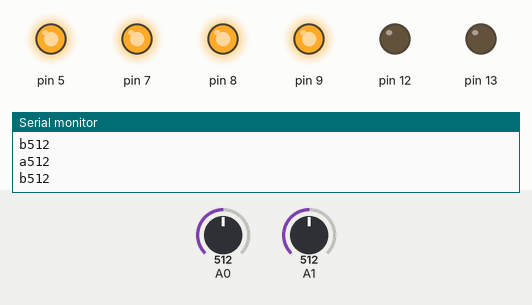
Bench run of a sketch on a simulated Arduino Uno, built with avr-gcc and run on an emulated ATmega328P. Shown: output pins drawn as LEDs (lit = HIGH), the last lines printed to the serial monitor. Inputs (shaded band) come from the test bench; at power-on: A0 = 512, A1 = 512.

Above: at 1.2 s.
1.3 s: A0 set to 539
At 2.5 s:
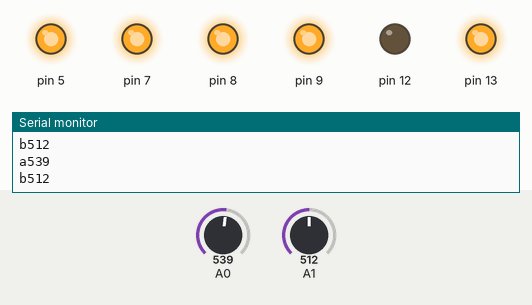
2.8 s: A1 set to 541
At 3.6 s:
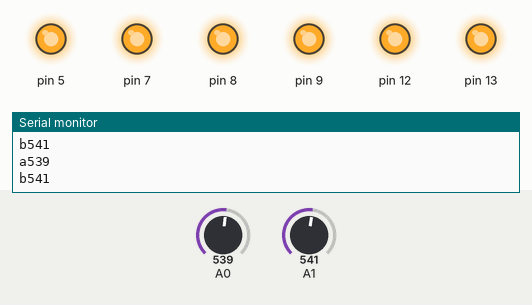
4.3 s: A0 set to 520
At 4.7 s:
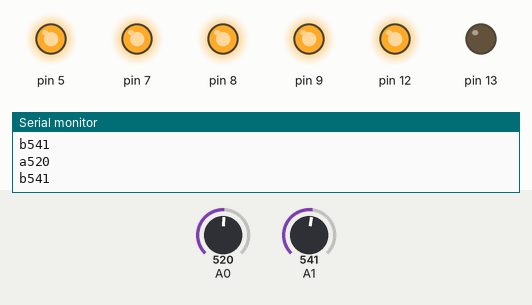
5.8 s: A0 set to 540
At 6.9 s:
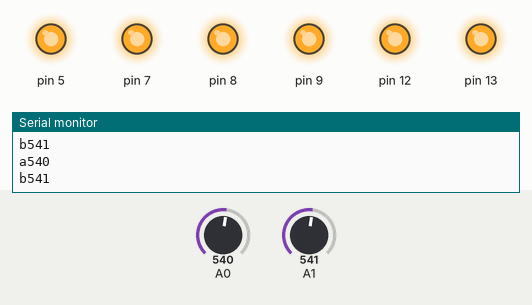
7.3 s: A0 set to 511
At 8.7 s:
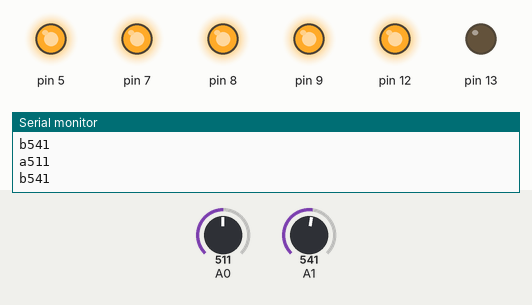
Timing chart, 0 to 9.8 s (numbered marks = the images above; inputs shaded):
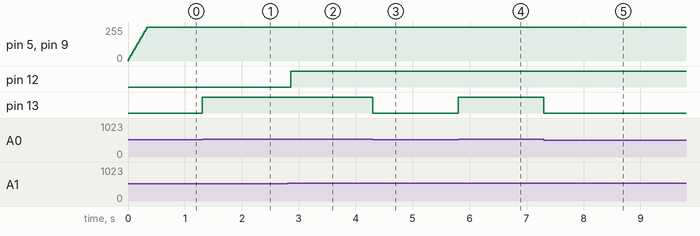

The sketch:

pulse_sensor.ino
```cpp
/*  Pulse Sensor Multi Sensor
     by
     Joel Murphy and Yury Gitman   http://www.pulsesensor.com *   Updated Winter 2017
     World Famous Electronics llc.  Public Domain. 2017
  ----------------------  Notes ----------------------  ----------------------
  This code:
  1) Blinks an LED to two user's Live Heartbeat   PIN 13 and PIN 12
  2) Fades an LED to two user's Live HeartBeat    PIN 5 and PIN 9
  3) Determines BPMs for both users
  4) Prints All of the Above to Arduino Serial Plotter or our Processing Visualizer
  Plug the Pulse Sensor RED wires into UNO pins 7 and 8 for 5V power!
  Plug the Pulse Sensor BLACK wires into the GND pins
  Plug the Pulse Sensor PURPLE wires into Analog 0 and Analog 1 pins
  Read Me:
  https://github.com/WorldFamousElectronics/PulseSensor_Amped_Arduino/blob/master/README.md
  ----------------------       ----------------------  ----------------------
*/

#define PROCESSING_VISUALIZER 1
#define SERIAL_PLOTTER  2

//  Variables
const int numPulseSensors = 2;
const int threshold = 530;
int pulsePin[numPulseSensors];                 // Pulse Sensor purple wire connected to analog pin 0
int blinkPin[numPulseSensors];                // pin to blink led at each beat
int fadePin[numPulseSensors];                  // pin to do fancy classy fading blink at each beat
int fadeRate[numPulseSensors];                 // used to fade LED on with PWM on fadePin


// Volatile Variables, used in the interrupt service routine!
volatile int BPM[numPulseSensors];                   // int that holds raw Analog in 0. updated every 2mS
volatile int Signal[numPulseSensors];                // holds the incoming raw data
volatile int IBI[numPulseSensors];             // int that holds the time interval between beats! Must be seeded!
volatile boolean Pulse[numPulseSensors];     // "True" when User's live heartbeat is detected. "False" when not a "live beat".
volatile boolean QS[numPulseSensors];        // becomes true when Arduoino finds a beat.

// Regards Serial OutPut  -- Set This Up to your needs
static boolean serialVisual = false;   // Set to 'false' by Default.  Re-set to 'true' to see Arduino Serial Monitor ASCII Visual Pulse

volatile int rate[numPulseSensors][10];                    // array to hold last ten IBI values
volatile unsigned long sampleCounter = 0;          // used to determine pulse timing
volatile unsigned long lastBeatTime[numPulseSensors];           // used to find IBI
volatile int P[numPulseSensors];                      // used to find peak in pulse wave, seeded
volatile int T[numPulseSensors];                     // used to find trough in pulse wave, seeded
volatile int thresh[numPulseSensors];                // used to find instant moment of heart beat, seeded
volatile int amp[numPulseSensors];                   // used to hold amplitude of pulse waveform, seeded
volatile boolean firstBeat[numPulseSensors];        // used to seed rate array so we startup with reasonable BPM
volatile boolean secondBeat[numPulseSensors];      // used to seed rate array so we startup with reasonable BPM

// SET THE SERIAL OUTPUT TYPE TO YOUR NEEDS
// PROCESSING_VISUALIZER works with Pulse Sensor Processing Visualizer
//      https://github.com/WorldFamousElectronics/PulseSensor_Amped_Processing_Visualizer
// SERIAL_PLOTTER outputs sensor data for viewing with the Arduino Serial Plotter
//      run the Arduino Serial Plotter at 115200 baud: Tools/Serial Plotter or Command+L
static int outputType = PROCESSING_VISUALIZER;

void setup() {

  setStuph();                       // initialize variables and pins

  Serial.begin(250000);             // we agree to talk fast!

  interruptSetup();                 // sets up to read Pulse Sensor signal every 2mS
}


void loop() {

  serialOutput() ;

  for (int i = 0; i < numPulseSensors; i++) {
    if (QS[i] == true) {
      fadeRate[i] = 0;         // Makes the LED Fade Effect Happen
      // Set 'fadeRate' Variable to 255 to fade LED with pulse
      serialOutputWhenBeatHappens(i);   // A Beat Happened, Output that to serial.
      QS[i] = false;
    }
  }

  ledFadeToBeat();                      // Makes the LED Fade Effect Happen
  delay(20);                            //  take a break
}


// FADE BOTH LEDS
void ledFadeToBeat() {
  for (int j = 0; j < numPulseSensors; j++) {
    fadeRate[j] += 15;
    fadeRate[j] = constrain(fadeRate[j], 0, 255); //  keep RGB LED fade value from going into negative numbers!
    analogWrite(fadePin[j], fadeRate[j]);         //  fade LED
  }

}


// INITIALIZE VARIABLES AND INPUT/OUTPUT PINS
void setStuph() {

  // use power from Arduino pins to power PulseSensors with +5V Power!
  pinMode(8, OUTPUT);
  digitalWrite(8, HIGH);
  pinMode(7, OUTPUT);
  digitalWrite(7, HIGH);

//    Possible Power for 3rd PulseSensor on Pin 7, un-comment
//      pinMode(7,OUTPUT);
//      digitalWrite(7, HIGH);


/*
 * Initialize variables for each pulse sensor so we can find the beats
 */

  for (int i = 0; i < numPulseSensors; i++) {
    lastBeatTime[i] = 0;
    P[i] = T[i] = 512;
    amp[i] = 0;
    thresh[i] = threshold;
    amp[i] = 0;               // used to hold amplitude of pulse waveform, seeded
    firstBeat[i] = true;      // used to seed rate array so we startup with reasonable BPM
    secondBeat[i] = false;
    IBI[i] = 600;             // int that holds the time interval between beats! Must be seeded!
    Pulse[i] = false;         // "True" when User's live heartbeat is detected. "False" when not a "live beat".
    QS[i] = false;
    switch (i) {
      case  0:
        pulsePin[i] = 0;    // pulse pin Analog 0
        blinkPin[i] = 13;   // blink output for pulse 0
        fadePin[i] = 5;     // fade output for pulse 0
        break;
      case  1:
        pulsePin[i] = 1;    // pulse pin Analog 1
        blinkPin[i] = 12;   // blink output for pulse 1
        fadePin[i] = 9;     // fade output for pulse 1
        break;
      // add more if you need to here
      default:
        break;
    }

    pinMode(blinkPin[i], OUTPUT);        // pin that will blink to your heartbeat!
    digitalWrite(blinkPin[i], LOW);
    pinMode(fadePin[i], OUTPUT);         // pin that will fade to your heartbeat!
    analogWrite(fadePin[i], 255);

  }
}


void interruptSetup(){
  // Initializes Timer2 to throw an interrupt every 2mS.
  TCCR2A = 0x02;     // DISABLE PWM ON DIGITAL PINS 3 AND 11, AND GO INTO CTC MODE
  TCCR2B = 0x06;     // DON'T FORCE COMPARE, 256 PRESCALER
  OCR2A = 0X7C;      // SET THE TOP OF THE COUNT TO 124 FOR 500Hz SAMPLE RATE
  TIMSK2 = 0x02;     // ENABLE INTERRUPT ON MATCH BETWEEN TIMER2 AND OCR2A
  sei();             // MAKE SURE GLOBAL INTERRUPTS ARE ENABLED
}


// THIS IS THE TIMER 2 INTERRUPT SERVICE ROUTINE.
// Timer 2 makes sure that we take a reading every 2 miliseconds
ISR(TIMER2_COMPA_vect){                           // triggered when Timer2 counts to 124

  cli();                                          // disable interrupts while we do this

  for(int i=0; i<numPulseSensors; i++){
    Signal[i] = analogRead(pulsePin[i]);          // read the Pulse Sensors
  }
  sampleCounter += 2;  // keep track of the time in mS with this variable

  for(int i=0; i<numPulseSensors; i++){


    int N = sampleCounter - lastBeatTime[i];      // monitor the time since the last beat to avoid noise

    //  find the trough and peak of the pulse wave
    if(Signal[i] < thresh[i] && N > (IBI[i]/5)*3){// avoid dichrotic noise by waiting 3/5 of last IBI
      if (Signal[i] < T[i]){                      // T is the trough
        T[i] = Signal[i];                         // keep track of lowest point in pulse wave
      }
    }

    if(Signal[i] > thresh[i] && Signal[i] > P[i]){// thresh condition helps avoid noise
      P[i] = Signal[i];                           // P is the peak
    }                                             // keep track of highest point in pulse wave

    //  NOW IT'S TIME TO LOOK FOR THE HEART BEAT
    // signal surges up in value every time there is a pulse
    if (N > 250){                                 // avoid high frequency noise
      if ( (Signal[i] > thresh[i]) && (Pulse[i] == false) && (N > (IBI[i]/5)*3) ){
        IBI[i] = sampleCounter - lastBeatTime[i]; // measure time between beats in mS

        Pulse[i] = true;                          // set the Pulse flag when we think there is a pulse
        digitalWrite(blinkPin[i],HIGH);           // turn on pin 13 LED
        lastBeatTime[i] = sampleCounter;          // keep track of time for next pulse

        if(secondBeat[i]){                        // if this is the second beat, if secondBeat == TRUE
          secondBeat[i] = false;                  // clear secondBeat flag
          for(int j=0; j<=9; j++){                // seed the running total to get a realisitic BPM at startup
            rate[i][j] = IBI[i];
          }
        }

        if(firstBeat[i]){                         // if it's the first time we found a beat, if firstBeat == TRUE
          firstBeat[i] = false;                   // clear firstBeat flag
          secondBeat[i] = true;                   // set the second beat flag
          sei();                                  // enable interrupts again
          return;                                 // IBI value is unreliable so discard it
        }


        // keep a running total of the last 10 IBI values
        word runningTotal = 0;                    // clear the runningTotal variable

        for(int j=0; j<=8; j++){                  // shift data in the rate array
          rate[i][j] = rate[i][j+1];              // and drop the oldest IBI value
          runningTotal += rate[i][j];             // add up the 9 oldest IBI values
        }

        rate[i][9] = IBI[i];                      // add the latest IBI to the rate array
        runningTotal += rate[i][9];               // add the latest IBI to runningTotal
        runningTotal /= 10;                       // average the last 10 IBI values
        BPM[i] = 60000/runningTotal;              // how many beats can fit into a minute? that's BPM!
        QS[i] = true;                             // set Quantified Self flag
        // QS FLAG IS NOT CLEARED INSIDE THIS ISR
      }
    }

    if (Signal[i] < thresh[i] && Pulse[i] == true){   // when the values are going down, the beat is over
      digitalWrite(blinkPin[i],LOW);            // turn off pin 13 LED
      Pulse[i] = false;                         // reset the Pulse flag so we can do it again
      amp[i] = P[i] - T[i];                     // get amplitude of the pulse wave
      thresh[i] = amp[i]/2 + T[i];              // set thresh at 50% of the amplitude
      P[i] = thresh[i];                         // reset these for next time
      T[i] = thresh[i];
    }

    if (N > 2500){                              // if 2.5 seconds go by without a beat
      thresh[i] = threshold;                    // set thresh default
      P[i] = 512;                               // set P default
      T[i] = 512;                               // set T default
      lastBeatTime[i] = sampleCounter;          // bring the lastBeatTime up to date
      firstBeat[i] = true;                      // set these to avoid noise
      secondBeat[i] = false;                    // when we get the heartbeat back
    }
  }
  sei();                                   // enable interrupts when youre done!
}// end isr


void serialOutput(){   // Decide How To Output Serial.
  switch(outputType){
    case PROCESSING_VISUALIZER:
      for(int i=0; i<numPulseSensors; i++){
        sendDataToSerial('a'+i, Signal[i]);
      }
      break;
    case SERIAL_PLOTTER:  // open the Arduino Serial Plotter to visualize these data
      for(int i=0; i<numPulseSensors; i++){
//        Serial.print(BPM[i]);     //
//        Serial.print(",");        //  UNCOMMENT THESE LINES TO SEE BPM AND IBI IN THE ARDUINO SERIAL PLOTTER
//        Serial.print(IBI[i]);     //
//        Serial.print(",");        //
        Serial.print(Signal[i]);
        if(i!=numPulseSensors-1){ Serial.print(","); }
      }
      Serial.println();
      break;
    default:
      break;
  }

}


void serialOutputWhenBeatHappens(int p){
  char c;
  switch(outputType){
      case PROCESSING_VISUALIZER:
        c = 'A'+ p;                   // send first sensor BPM with prefix 'A'
        sendDataToSerial(c,BPM[p]);   // send successive sensor BPM with prefix 'B', 'C', etc
        c = 'M'+ p;                   // send first sensor IBI with prefix 'M'
        sendDataToSerial(c,IBI[p]);   // send successive sensor IBI with prefix 'N', 'O', etc
      break;
    default:
      break;
  }
}


//  Sends Data to Pulse Sensor Processing App, Native Mac App, or Third-party Serial Readers.
void sendDataToSerial(char symbol, int data ){
    Serial.print(symbol);
    Serial.println(data);
  }
```

Measured:
- the behaviour switches between 530 and 531 on A0 (found by bisection; images 0 and 1)
- the behaviour switches between 530 and 531 on A1 (found by bisection; images 1 and 2)
- after the input at 1.3 s, pin 13: LOW → HIGH at once
- after the input at 2.8 s, pin 12: LOW → HIGH after 0.06 s
- after the input at 4.3 s, pin 13: HIGH → LOW at once
- after the input at 5.8 s, pin 13: LOW → HIGH at once
- after the input at 7.3 s, pin 13: HIGH → LOW at once
